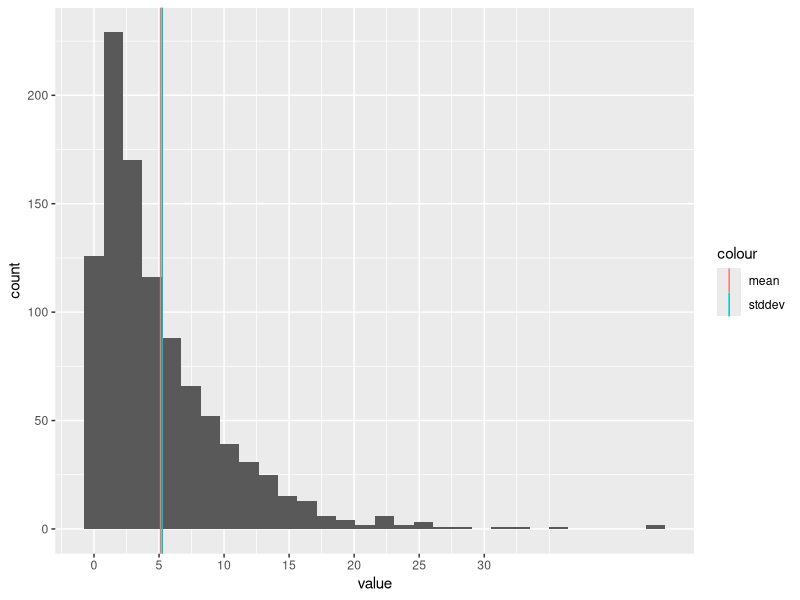

Source code (R):
## ---- chunk 1
knitr::opts_chunk$set(echo = TRUE)
## ---- chunk 2
library(ggplot2)

set.seed(123456789)
lambda <- 0.2

exampleExp <- rexp(1000, rate = lambda)
exampleExpStats <- summary(exampleExp)
exampleExp <- data.frame(exampleExp)

g <- ggplot(exampleExp, aes(exampleExp)) + 
    geom_histogram() + 
    geom_vline(aes(xintercept = mean(exampleExp), color = 'mean')) + 
    geom_vline(aes(xintercept = sd(exampleExp), color = 'stddev')) +
    xlab('value') + 
    scale_x_continuous(breaks = seq(0, 30, 5))
g
## ---- chunk 3
nSimulations <- 1000
## ---- chunk 4
mu0 <- 1/lambda
sd0 <- 1/lambda
